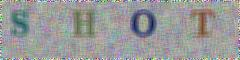

The Python source for this figure:
# -*- coding: utf-8 -*-

#使用 Python 生成类似于下图中的字母验证码图片

import string
import random
from PIL import Image,ImageDraw,ImageFilter,ImageFont

def rndchar():
    return random.choice(string.letters)

def rndcolour():
    return (random.randint(64,255),random.randint(64,255),random.randint(64,255))

def rndcolour2():
    return (random.randint(1,127),random.randint(1,127),random.randint(1,127))

def solve():
    width = 60*4
    height = 60
    image = Image.new('RGB',(width,height),(255,255,255))
    font = ImageFont.truetype('/Users/apple/anaconda/lib/python2.7/site-packages/matplotlib/mpl-data/fonts/ttf/cmb10.ttf',36)
    draw = ImageDraw.Draw(image)
    for x in range(width):
        for y in range(height):
            draw.point((x,y),fill=rndcolour())
    for i in range(4):
        draw.text((60*i+10,10),rndchar(),font=font,fill=rndcolour2())
    image = image.filter(ImageFilter.BLUR)
    image.save('0010.jpg','jpeg')

if __name__=='__main__':
    solve()
